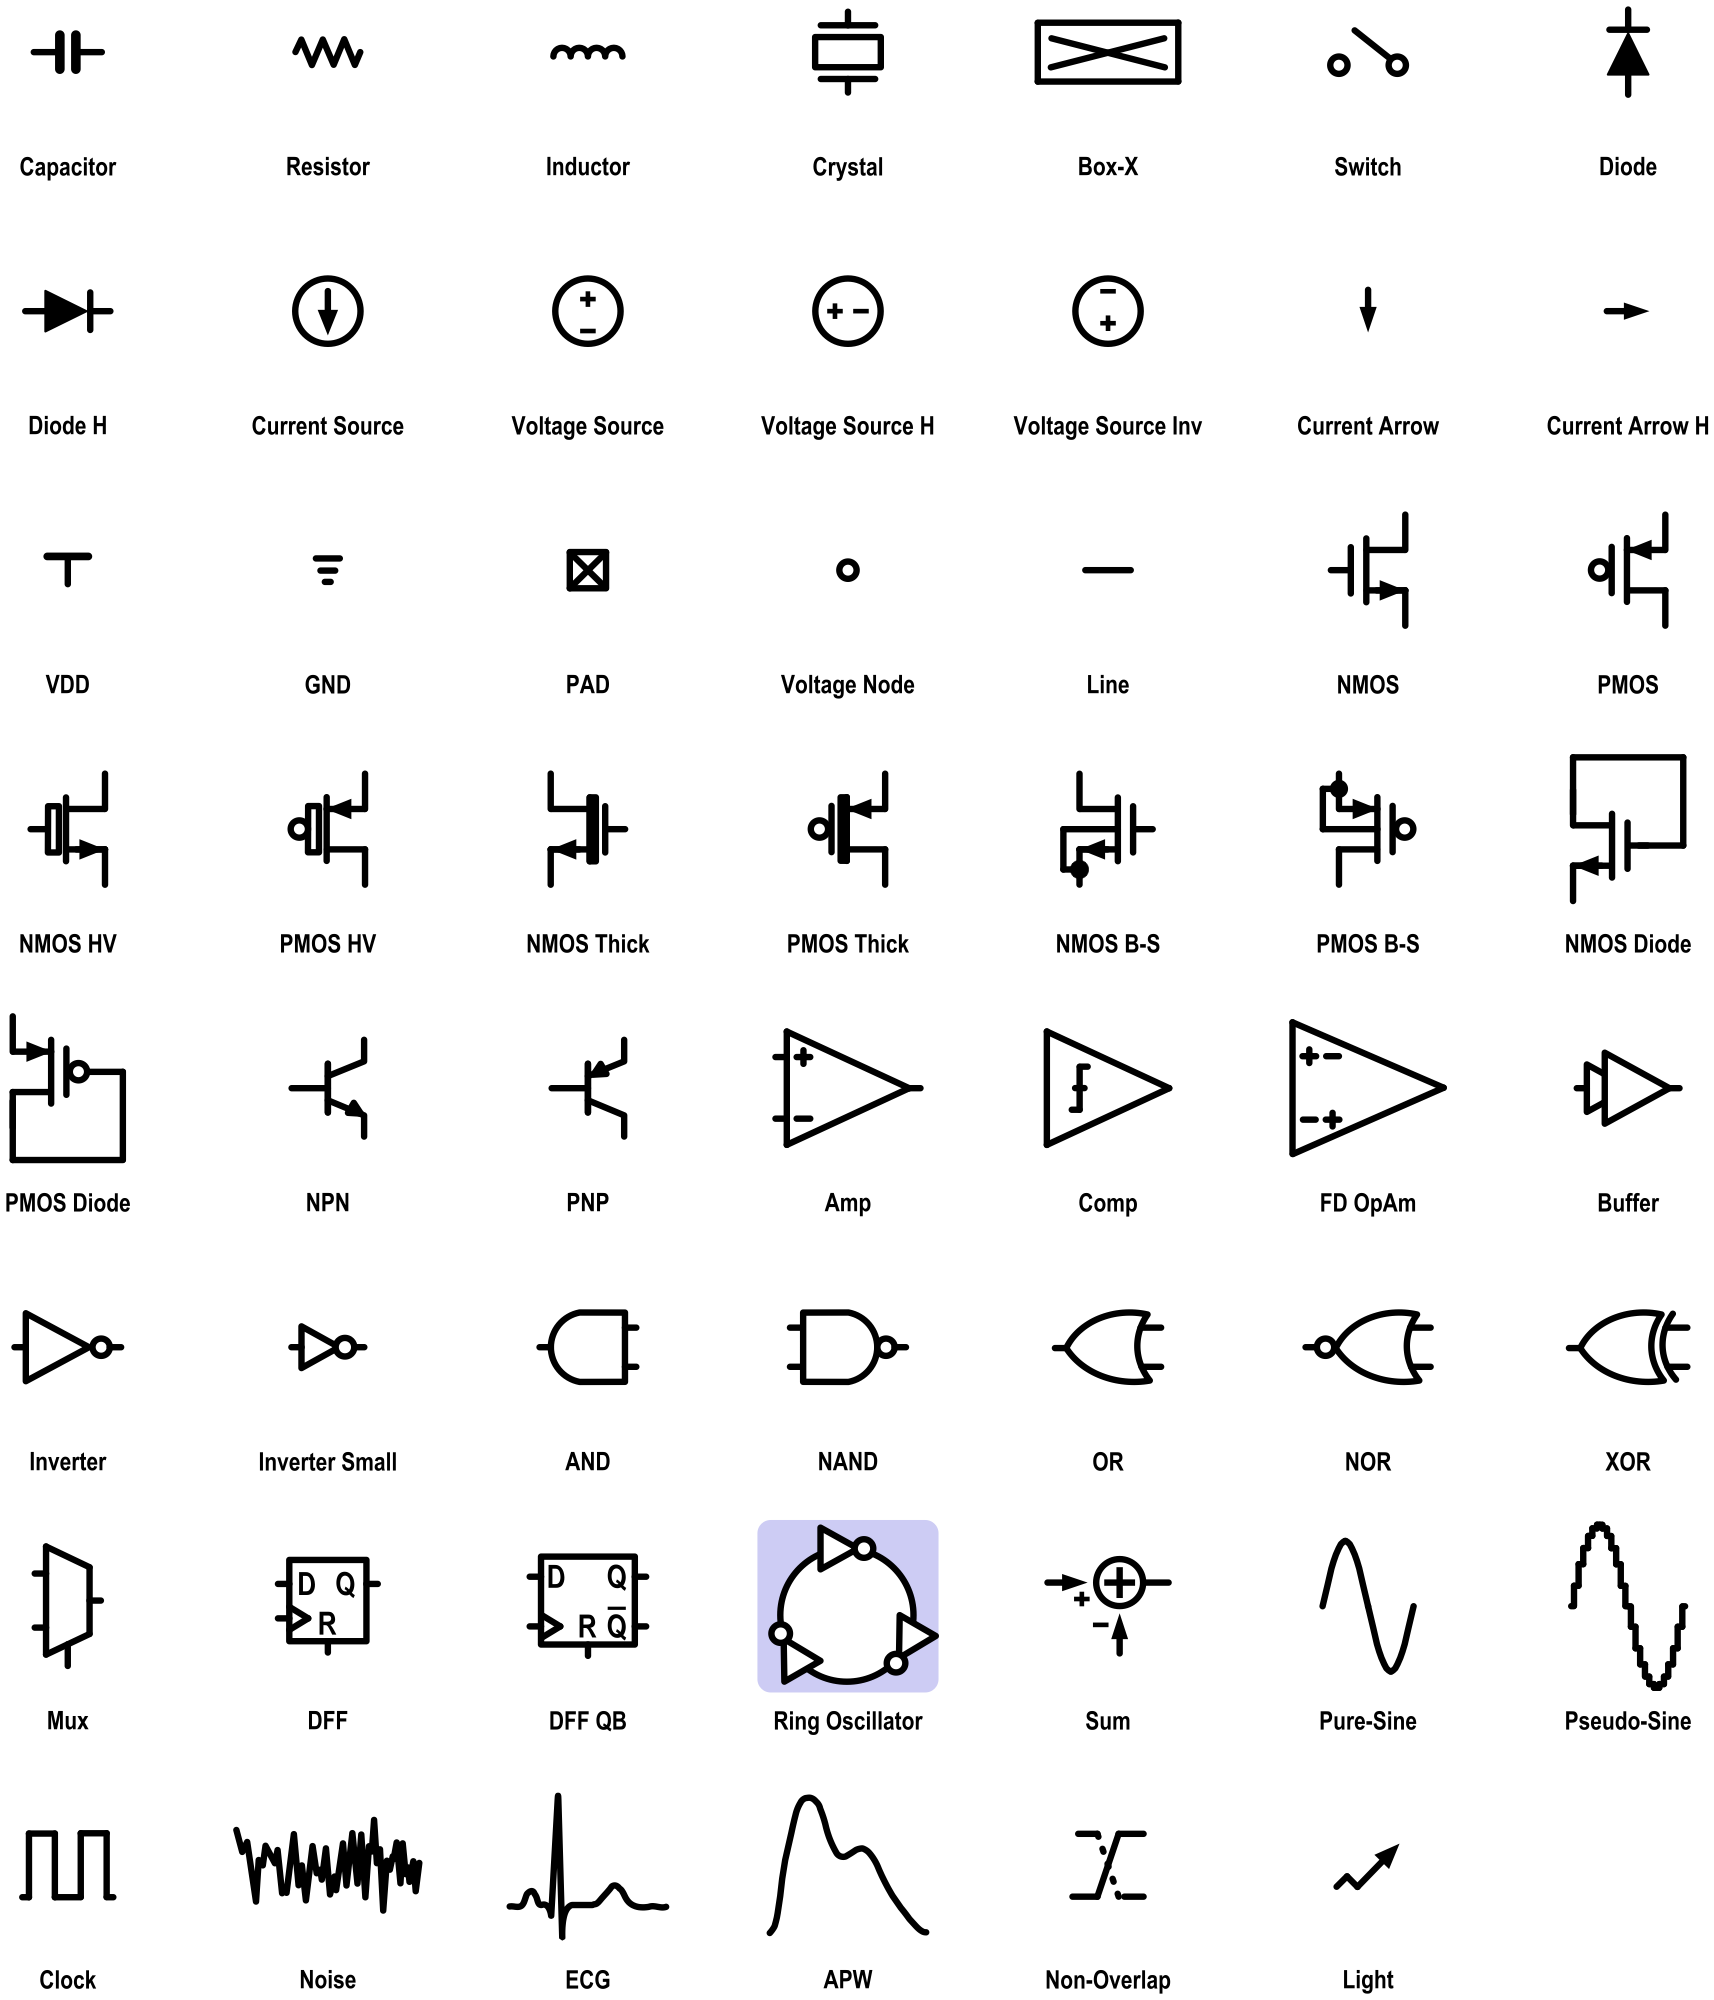

Recreate this plot in Python.
"""Build docs/palette.png, the sheet of every palette symbol shown in the README.

    /opt/anaconda3/bin/python3 docs/palette.py      # any Python with Pillow

Writes docs/palette.json with every symbol of palette/palette.csv at its palette size on a
grid, each named below in the label style of the figures, renders docs/palette.svg through
tools/render.py and rasterizes it to docs/palette.png on a white background with qlmanage
and Pillow. Run it again after a palette change.
"""
import csv
import json
import os
import subprocess
import sys

HERE = os.path.dirname(os.path.abspath(__file__))
ROOT = os.path.normpath(os.path.join(HERE, '..'))
sys.dont_write_bytecode = True                    # no tools/__pycache__ from the import below
sys.path.insert(0, os.path.join(ROOT, 'tools'))
import render                                     # noqa: E402, the renderer measures the labels

COLS = 7
CELL_W = 122.0          # pt, wider than the widest symbol (Noise, 93.84 pt) and the longest name
GAP = 8.0               # pt from the symbol band down to the name
ROW_GAP = 20.0          # pt from the name down to the next symbol band
SIZE = 18.0             # the label's main size. The name is a 'sub' run: upright bold at 2/3 of it
CLEAR = 3.0             # pt kept between every label box and everything else (rules.md 24)
PIXELS = 2000           # qlmanage thumbnail size


def main():
    rows = list(csv.DictReader(open(os.path.join(ROOT, 'palette', 'palette.csv'), encoding='utf8')))
    G = json.load(open(os.path.join(ROOT, 'tools', 'glyphs.json'), encoding='utf8'))
    measure = lambda name: render.label_glyphs({'runs': [[name, 'sub']], 'size': SIZE, 'x': 0.0, 'y': 0.0, 'align': 'left'}, G)[1]
    band_h = max(float(r['height_pt']) for r in rows)
    name_h = max(measure(r['name'])[3] - measure(r['name'])[2] for r in rows)
    row_h = band_h + GAP + name_h + ROW_GAP

    symbols, labels, boxes = [], [], []
    for i, r in enumerate(rows):
        col, row = i % COLS, i // COLS
        w, h = float(r['width_pt']), float(r['height_pt'])
        cx, band_top = col * CELL_W + CELL_W / 2, row * row_h
        left, top = cx - w / 2, band_top + (band_h - h) / 2
        symbols.append({'id': r['name'], 'type': r['name'], 'left': round(left, 4), 'top': round(top, 4), 'flip': False})
        boxes.append(('symbol ' + r['name'], (left, left + w, top, top + h)))
        x0, x1, y0, y1 = measure(r['name'])
        lab = {'runs': [[r['name'], 'sub']], 'size': SIZE, 'x': round(cx - (x1 - x0) / 2, 4),
               'y': round(band_top + band_h + GAP - y0, 4), 'align': 'left'}
        labels.append(lab)
        bx0, bx1, by0, by1 = render.label_glyphs(lab, G)[1]
        boxes.append(('label ' + r['name'], (bx0, bx1, by0, by1)))

    # every label box keeps CLEAR from every symbol box and every other label box
    gap = lambda a, b: max(max(a[0] - b[1], b[0] - a[1], 0.0), max(a[2] - b[3], b[2] - a[3], 0.0))
    worst = None
    for n1, b1 in boxes:
        if not n1.startswith('label'):
            continue
        for n2, b2 in boxes:
            if n2 == n1:
                continue
            d = gap(b1, b2)
            if worst is None or d < worst[0]:
                worst = (d, n1, n2)
    print('Closest label: "%s" is %.2f pt from %s' % (worst[1], worst[0], worst[2]))
    if worst[0] < CLEAR:
        sys.exit('A label is closer than %g pt. Widen CELL_W or the gaps.' % CLEAR)

    spec = {'name': 'Palette', 'symbols': symbols, 'wires': [], 'dots': [], 'labels': labels}
    spec_path = os.path.join(HERE, 'palette.json')
    with open(spec_path, 'w', encoding='utf8') as fh:
        json.dump(spec, fh, indent=1)
    print('Wrote docs/palette.json: %d symbols on %d columns' % (len(symbols), COLS))

    out = subprocess.run([sys.executable, os.path.join(ROOT, 'tools', 'render.py'), spec_path],
                         capture_output=True, text=True, cwd=ROOT)
    print(out.stdout.strip())
    # VDD and GND stand alone on the sheet, so the renderer reports that nothing reaches their
    # pins. That report is expected here. Any other report is a problem.
    reports = out.stdout.split('Checks:', 1)[-1].strip().splitlines()
    unexpected = [r for r in reports if r.strip() and 'no wire or lead reaches its pin' not in r and 'all wire ends' not in r]
    if out.returncode or unexpected:
        sys.exit(out.stderr.strip() or 'The renderer reported a problem.')

    # qlmanage draws a square thumbnail and crops anything outside it, so it gets a temporary
    # copy whose viewBox is padded to a square. It draws on a transparent background, so Pillow
    # crops the padding away and lays the sheet on white.
    import re
    from PIL import Image
    svg = os.path.join(HERE, 'palette.svg')
    text = open(svg, encoding='utf8').read()
    W, H, x0, y0 = (float(v) for v in re.match(r'<svg[^>]*width="([\d.]+)pt" height="([\d.]+)pt" viewBox="([-\d.]+) ([-\d.]+)', text).groups())
    S = max(W, H)
    square = os.path.join(HERE, 'palette_square.svg')
    with open(square, 'w', encoding='utf8') as fh:
        fh.write(re.sub(r'width="[\d.]+pt" height="[\d.]+pt" viewBox="[^"]*"',
                        'width="%spt" height="%spt" viewBox="%s %s %s %s"' % (S, S, x0, y0, S, S), text, count=1))
    subprocess.run(['qlmanage', '-t', '-s', str(PIXELS), '-o', HERE, square], check=True, capture_output=True)
    thumb = square + '.png'
    im = Image.open(thumb).convert('RGBA')
    im = im.crop((0, 0, round(im.width * W / S), round(im.height * H / S)))
    white = Image.new('RGBA', im.size, (255, 255, 255, 255))
    white.alpha_composite(im)
    png = os.path.join(HERE, 'palette.png')
    white.convert('RGB').save(png, optimize=True)
    os.remove(thumb)
    os.remove(square)
    print('Wrote docs/palette.png: %d x %d px' % im.size)


if __name__ == '__main__':
    main()
